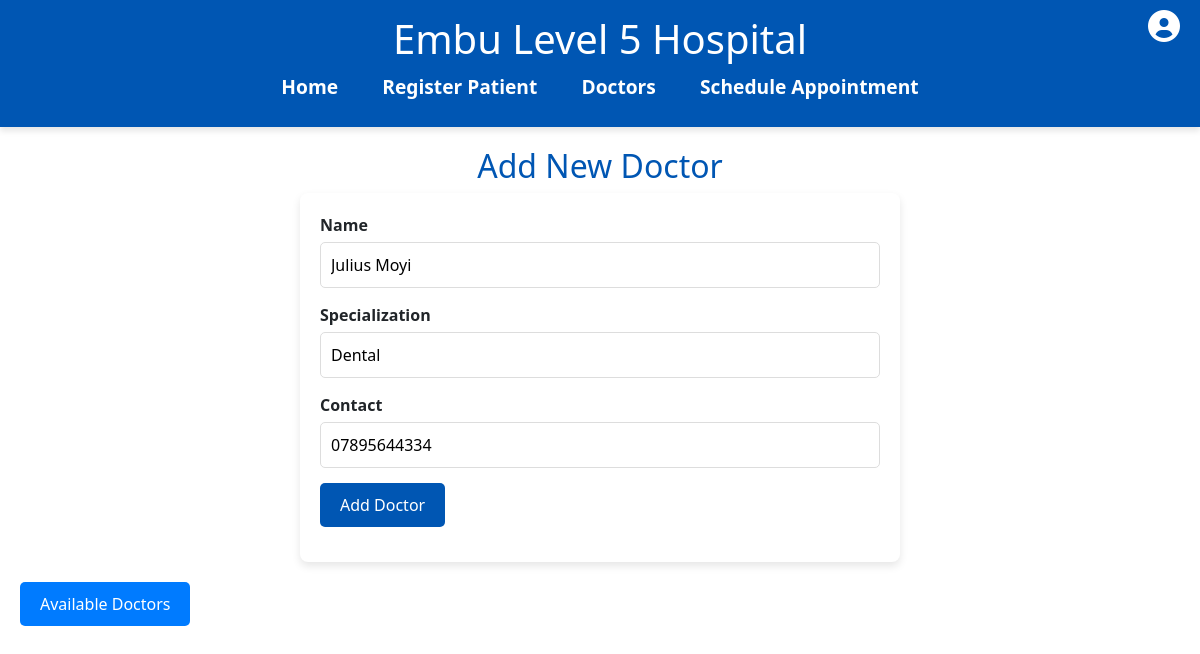
The app's page /update-doctor/1 with its own data.
### models.py (models this page shows)
class Doctor(db.Model):
    id = db.Column(db.Integer, primary_key=True)
    name = db.Column(db.String(100), nullable=False)
    specialization = db.Column(db.String(100), nullable=False)
    contact = db.Column(db.String(20), nullable=False)

### app.py (the view, shortened to what this page needs)
@app.route('/update-doctor/<int:doctor_id>', methods=['GET', 'POST'])
def update_doctor(doctor_id):
    doctor = Doctor.query.get_or_404(doctor_id)
    form = DoctorForm(obj=doctor)
    return render_template('add_doctor.html', form=form, doctor=doctor)

### forms.py
class DoctorForm(FlaskForm):
    name = StringField('Name', validators=[DataRequired()])
    specialization = StringField('Specialization', validators=[DataRequired()])
    contact = StringField('Contact', validators=[DataRequired()])
    submit = SubmitField('Add Doctor')

### templates/add_doctor.html (shortened to what this page needs)
{% extends 'base.html' %}
{% block content %}
<h2>Add New Doctor</h2>
<form method="POST">
    <p>{{ form.name.label }} {{ form.name(size=32) }}</p>
    <p>{{ form.specialization.label }} {{ form.specialization(size=32) }}</p>
    <p>{{ form.contact.label }} {{ form.contact(size=32) }}</p>
    <p>{{ form.submit() }}</p>
</form>
<a  href="{{ url_for('doctors') }}" class="btn-add-doctor ">Available Doctors</a>
{% endblock %}

### static/style.css (style rules this page uses)
* { margin: 0; padding: 0; box-sizing: border-box; }
body { font-family: Arial, sans-serif; line-height: 1.6; color: #333; background-color: #f4f4f4; }
h2 { margin-bottom: 20px; text-align: center; font-size: 1.8em; color: #0056b3; }
form { background: #fff; padding: 20px; border-radius: 8px; box-shadow: 0 4px 8px rgba(0, 0, 0, 0.1); max-width: 600px; margin: 0 auto; }
form p { margin-bottom: 15px; }
form label { display: block; margin-bottom: 5px; font-weight: bold; }
form input[type="text"], form input[type="number"], form input[type="datetime-local"], form textarea { width: 100%; padding: 10px; border: 1px solid #ddd; border-radius: 5px; font-size: 1em; }
form input[type="submit"] { background: #0056b3; color: #fff; border: none; padding: 10px 20px; border-radius: 5px; cursor: pointer; font-size: 1em; transition: background 0.3s ease; }
.btn-add-doctor { display: inline-block; padding: 10px 20px; margin-top: 20px; background-color: #007bff; color: #fff; text-decoration: none; border-radius: 5px; transition: background-color 0.3s ease; }
a { text-decoration:none; }

### records on screen
Doctor: name "Julius Moyi", specialization "Dental", contact "07895644334"
